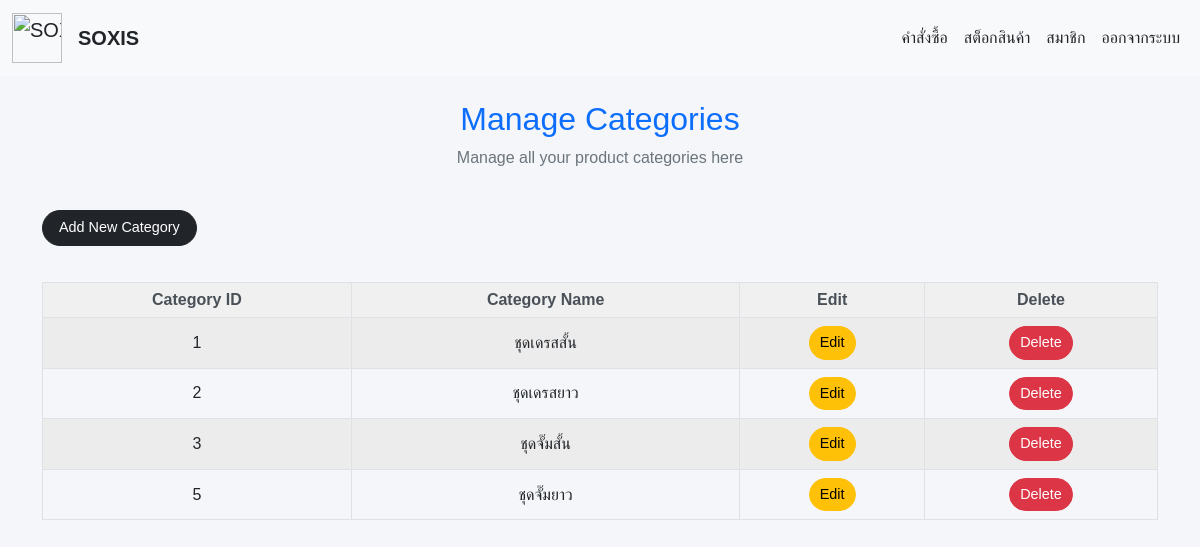
The app's page /sirawit/category_management.php (signed in) with its own data.
### tables this page shows
CREATE TABLE `tb_categories` (
  `category_id` int(11) NOT NULL,
  `description` text DEFAULT NULL,
  `created_at` timestamp NULL DEFAULT current_timestamp(),
  `category_name` varchar(255) NOT NULL
);

### sirawit/category_management.php (the view, shortened to what this page needs)
<?php
include "navbar_admin.php";
include "connect.php";
$sql = "SELECT * FROM tb_categories";
$result = mysqli_query($conn, $sql);
if (!$_SESSION["UserID"]) {
    Header("Location: frmlogin.php");
    exit();
} else {
?>
<!DOCTYPE html>
<html lang="en">
<head>
    <link rel="stylesheet" href="css/bootstrap.min.css">
</head>
<body style="background-color: #f4f6f9;">
<div class="container my-4">
    <form action="" method="post">
        <div class="text-center mb-4">
            <h2 class="text-primary font-weight-bold">Manage Categories</h2>
            <p class="text-muted">Manage all your product categories here</p>
        </div>
        <a class="btn btn-dark my-3" href="frm_insertcategory.php" role="button">Add New Category</a>
        <table class="table table-striped table-bordered table-hover">
            <thead class="thead-light">
                <tr>
                    <th>Category ID</th>
                    <th>Category Name</th>
                    <th>Edit</th>
                    <th>Delete</th>
                </tr>
            </thead>
            <tbody>
                <?php while ($row = mysqli_fetch_array($result)) { ?>
                <tr>
                    <td><?php echo $row['category_id']; ?></td>
                    <td><?php echo $row['category_name']; ?></td>
                    <td>
                        <a href="edit_category.php?ID=<?php echo $row['category_id']; ?>" class="btn btn-warning btn-sm rounded-pill">Edit</a>
                    </td>
                    <td>
                        <a href="delete_category.php?ID=<?php echo $row['category_id']; ?>" class="btn btn-danger btn-sm rounded-pill">Delete</a>
                    </td>
                </tr>
                <?php } ?>
            </tbody>
        </table>
    </form>
</div>
</body>
</html>
<?php } ?>

### sirawit/category_management.php (style rules this page uses)
body { font-family: Arial, sans-serif; }
.btn { border-radius: 50px; font-size: 0.9rem; padding: 6px 16px; }
.table { margin-top: 20px; }
th, td { text-align: center; vertical-align: middle; }
.thead-light th { background-color: #f0f0f0; color: #495057; }
.table-striped tbody tr:nth-of-type(odd) { background-color: #f9f9f9; }
.btn-sm { padding: 5px 10px; }
.btn-warning, .btn-danger { font-size: 0.9rem; }

### records on screen
tb_categories: category_id "1", category_name "ชุดเดรสสั้น"
tb_categories: category_id "2", category_name "ชุดเดรสยาว"
tb_categories: category_id "3", category_name "ชุดจั๊มสั้น"
tb_categories: category_id "5", category_name "ชุดจั๊มยาว"
